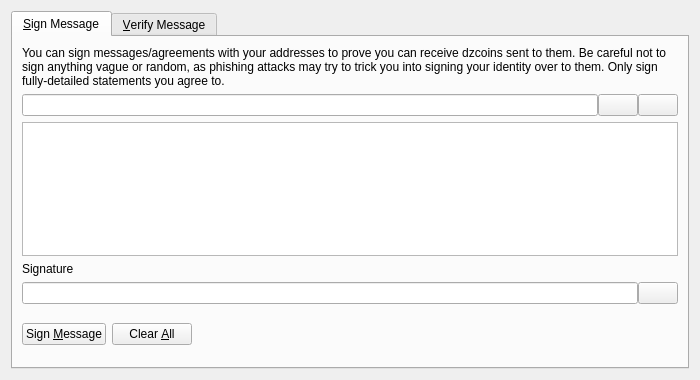
<?xml version="1.0" encoding="UTF-8"?>
<ui version="4.0">
 <class>SignVerifyMessageDialog</class>
 <widget class="QDialog" name="SignVerifyMessageDialog">
  <property name="geometry">
   <rect>
    <x>0</x>
    <y>0</y>
    <width>700</width>
    <height>380</height>
   </rect>
  </property>
  <property name="windowTitle">
   <string>Signatures - Sign / Verify a Message</string>
  </property>
  <property name="modal">
   <bool>true</bool>
  </property>
  <layout class="QVBoxLayout" name="verticalLayout">
   <item>
    <widget class="QTabWidget" name="tabWidget">
     <property name="currentIndex">
      <number>0</number>
     </property>
     <widget class="QWidget" name="tabSignMessage">
      <attribute name="title">
       <string>&amp;Sign Message</string>
      </attribute>
      <layout class="QVBoxLayout" name="verticalLayout_SM">
       <item>
        <widget class="QLabel" name="infoLabel_SM">
         <property name="text">
          <string>You can sign messages/agreements with your addresses to prove you can receive dzcoins sent to them. Be careful not to sign anything vague or random, as phishing attacks may try to trick you into signing your identity over to them. Only sign fully-detailed statements you agree to.</string>
         </property>
         <property name="textFormat">
          <enum>Qt::PlainText</enum>
         </property>
         <property name="wordWrap">
          <bool>true</bool>
         </property>
        </widget>
       </item>
       <item>
        <layout class="QHBoxLayout" name="horizontalLayout_1_SM">
         <property name="spacing">
          <number>0</number>
         </property>
         <item>
          <widget class="QValidatedLineEdit" name="addressIn_SM">
           <property name="toolTip">
            <string>The Dzcoin address to sign the message with</string>
           </property>
          </widget>
         </item>
         <item>
          <widget class="QPushButton" name="addressBookButton_SM">
           <property name="toolTip">
            <string>Choose previously used address</string>
           </property>
           <property name="text">
            <string/>
           </property>
           <property name="icon">
            <iconset resource="../dzcoin.qrc">
             <normaloff>:/icons/address-book</normaloff>:/icons/address-book</iconset>
           </property>
           <property name="shortcut">
            <string>Alt+A</string>
           </property>
           <property name="autoDefault">
            <bool>false</bool>
           </property>
          </widget>
         </item>
         <item>
          <widget class="QPushButton" name="pasteButton_SM">
           <property name="toolTip">
            <string>Paste address from clipboard</string>
           </property>
           <property name="text">
            <string/>
           </property>
           <property name="icon">
            <iconset resource="../dzcoin.qrc">
             <normaloff>:/icons/editpaste</normaloff>:/icons/editpaste</iconset>
           </property>
           <property name="shortcut">
            <string>Alt+P</string>
           </property>
           <property name="autoDefault">
            <bool>false</bool>
           </property>
          </widget>
         </item>
        </layout>
       </item>
       <item>
        <widget class="QPlainTextEdit" name="messageIn_SM">
         <property name="toolTip">
          <string>Enter the message you want to sign here</string>
         </property>
        </widget>
       </item>
       <item>
        <widget class="QLabel" name="signatureLabel_SM">
         <property name="text">
          <string>Signature</string>
         </property>
         <property name="textFormat">
          <enum>Qt::PlainText</enum>
         </property>
        </widget>
       </item>
       <item>
        <layout class="QHBoxLayout" name="horizontalLayout_2_SM">
         <property name="spacing">
          <number>0</number>
         </property>
         <item>
          <widget class="QLineEdit" name="signatureOut_SM">
           <property name="font">
            <font>
             <italic>true</italic>
            </font>
           </property>
           <property name="readOnly">
            <bool>true</bool>
           </property>
          </widget>
         </item>
         <item>
          <widget class="QPushButton" name="copySignatureButton_SM">
           <property name="toolTip">
            <string>Copy the current signature to the system clipboard</string>
           </property>
           <property name="text">
            <string/>
           </property>
           <property name="icon">
            <iconset resource="../dzcoin.qrc">
             <normaloff>:/icons/editcopy</normaloff>:/icons/editcopy</iconset>
           </property>
           <property name="autoDefault">
            <bool>false</bool>
           </property>
          </widget>
         </item>
        </layout>
       </item>
       <item>
        <layout class="QHBoxLayout" name="horizontalLayout_3_SM">
         <item>
          <widget class="QPushButton" name="signMessageButton_SM">
           <property name="toolTip">
            <string>Sign the message to prove you own this Dzcoin address</string>
           </property>
           <property name="text">
            <string>Sign &amp;Message</string>
           </property>
           <property name="icon">
            <iconset resource="../dzcoin.qrc">
             <normaloff>:/icons/edit</normaloff>:/icons/edit</iconset>
           </property>
           <property name="autoDefault">
            <bool>false</bool>
           </property>
          </widget>
         </item>
         <item>
          <widget class="QPushButton" name="clearButton_SM">
           <property name="toolTip">
            <string>Reset all sign message fields</string>
           </property>
           <property name="text">
            <string>Clear &amp;All</string>
           </property>
           <property name="icon">
            <iconset resource="../dzcoin.qrc">
             <normaloff>:/icons/remove</normaloff>:/icons/remove</iconset>
           </property>
           <property name="autoDefault">
            <bool>false</bool>
           </property>
          </widget>
         </item>
         <item>
          <spacer name="horizontalSpacer_1_SM">
           <property name="orientation">
            <enum>Qt::Horizontal</enum>
           </property>
           <property name="sizeHint" stdset="0">
            <size>
             <width>40</width>
             <height>48</height>
            </size>
           </property>
          </spacer>
         </item>
         <item>
          <widget class="QLabel" name="statusLabel_SM">
           <property name="font">
            <font>
             <weight>75</weight>
             <bold>true</bold>
            </font>
           </property>
           <property name="text">
            <string/>
           </property>
           <property name="wordWrap">
            <bool>true</bool>
           </property>
          </widget>
         </item>
         <item>
          <spacer name="horizontalSpacer_2_SM">
           <property name="orientation">
            <enum>Qt::Horizontal</enum>
           </property>
           <property name="sizeHint" stdset="0">
            <size>
             <width>40</width>
             <height>48</height>
            </size>
           </property>
          </spacer>
         </item>
        </layout>
       </item>
      </layout>
     </widget>
     <widget class="QWidget" name="tabVerifyMessage">
      <attribute name="title">
       <string>&amp;Verify Message</string>
      </attribute>
      <layout class="QVBoxLayout" name="verticalLayout_VM">
       <item>
        <widget class="QLabel" name="infoLabel_VM">
         <property name="text">
          <string>Enter the receiver's address, message (ensure you copy line breaks, spaces, tabs, etc. exactly) and signature below to verify the message. Be careful not to read more into the signature than what is in the signed message itself, to avoid being tricked by a man-in-the-middle attack. Note that this only proves the signing party receives with the address, it cannot prove sendership of any transaction!</string>
         </property>
         <property name="textFormat">
          <enum>Qt::PlainText</enum>
         </property>
         <property name="alignment">
          <set>Qt::AlignLeading|Qt::AlignLeft|Qt::AlignTop</set>
         </property>
         <property name="wordWrap">
          <bool>true</bool>
         </property>
        </widget>
       </item>
       <item>
        <layout class="QHBoxLayout" name="horizontalLayout_1_VM">
         <property name="spacing">
          <number>0</number>
         </property>
         <item>
          <widget class="QValidatedLineEdit" name="addressIn_VM">
           <property name="toolTip">
            <string>The Dzcoin address the message was signed with</string>
           </property>
          </widget>
         </item>
         <item>
          <widget class="QPushButton" name="addressBookButton_VM">
           <property name="toolTip">
            <string>Choose previously used address</string>
           </property>
           <property name="text">
            <string/>
           </property>
           <property name="icon">
            <iconset resource="../dzcoin.qrc">
             <normaloff>:/icons/address-book</normaloff>:/icons/address-book</iconset>
           </property>
           <property name="shortcut">
            <string>Alt+A</string>
           </property>
           <property name="autoDefault">
            <bool>false</bool>
           </property>
          </widget>
         </item>
        </layout>
       </item>
       <item>
        <widget class="QPlainTextEdit" name="messageIn_VM"/>
       </item>
       <item>
        <widget class="QValidatedLineEdit" name="signatureIn_VM"/>
       </item>
       <item>
        <layout class="QHBoxLayout" name="horizontalLayout_2_VM">
         <item>
          <widget class="QPushButton" name="verifyMessageButton_VM">
           <property name="toolTip">
            <string>Verify the message to ensure it was signed with the specified Dzcoin address</string>
           </property>
           <property name="text">
            <string>Verify &amp;Message</string>
           </property>
           <property name="icon">
            <iconset resource="../dzcoin.qrc">
             <normaloff>:/icons/transaction_0</normaloff>:/icons/transaction_0</iconset>
           </property>
           <property name="autoDefault">
            <bool>false</bool>
           </property>
          </widget>
         </item>
         <item>
          <widget class="QPushButton" name="clearButton_VM">
           <property name="toolTip">
            <string>Reset all verify message fields</string>
           </property>
           <property name="text">
            <string>Clear &amp;All</string>
           </property>
           <property name="icon">
            <iconset resource="../dzcoin.qrc">
             <normaloff>:/icons/remove</normaloff>:/icons/remove</iconset>
           </property>
           <property name="autoDefault">
            <bool>false</bool>
           </property>
          </widget>
         </item>
         <item>
          <spacer name="horizontalSpacer_1_VM">
           <property name="orientation">
            <enum>Qt::Horizontal</enum>
           </property>
           <property name="sizeHint" stdset="0">
            <size>
             <width>40</width>
             <height>48</height>
            </size>
           </property>
          </spacer>
         </item>
         <item>
          <widget class="QLabel" name="statusLabel_VM">
           <property name="font">
            <font>
             <weight>75</weight>
             <bold>true</bold>
            </font>
           </property>
           <property name="text">
            <string/>
           </property>
           <property name="wordWrap">
            <bool>true</bool>
           </property>
          </widget>
         </item>
         <item>
          <spacer name="horizontalSpacer_2_VM">
           <property name="orientation">
            <enum>Qt::Horizontal</enum>
           </property>
           <property name="sizeHint" stdset="0">
            <size>
             <width>40</width>
             <height>48</height>
            </size>
           </property>
          </spacer>
         </item>
        </layout>
       </item>
      </layout>
     </widget>
    </widget>
   </item>
  </layout>
 </widget>
 <customwidgets>
  <customwidget>
   <class>QValidatedLineEdit</class>
   <extends>QLineEdit</extends>
   <header>qvalidatedlineedit.h</header>
  </customwidget>
 </customwidgets>
 <resources>
  <include location="../dzcoin.qrc"/>
 </resources>
 <connections/>
</ui>
